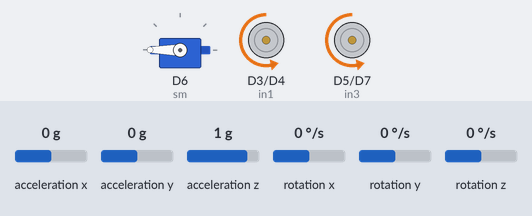
Bench run of a sketch on a simulated ESP8266 (NodeMCU). On the bench: servo, motor-driver pin pairs drawn as motors (green arrow = first pin HIGH = forward, orange = second pin HIGH = backward, longer = more drive, scaled by the enable pin). The test bench sets the inputs (shaded band); at power-on: rotation z 0 °/s, acceleration x 0 g, acceleration y 0 g, acceleration z 1 g, rotation x 0 °/s, rotation y 0 °/s. What the sketch prints to the serial monitor is not drawn.

Above: at 4.2 s.
4.3 s: rotation z set to -192 °/s
At 6.0 s:
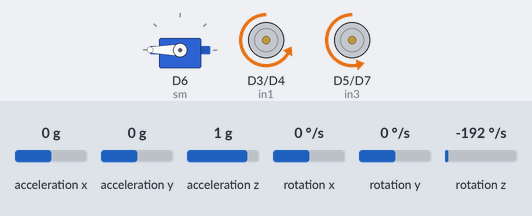
7.3 s: rotation z set to 0 °/s
At 9.5 s:
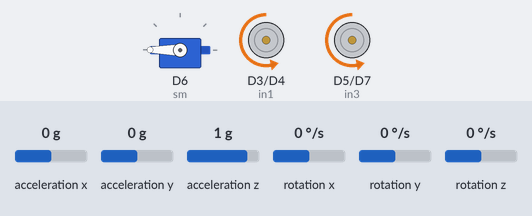
10.3 s: rotation z set to 100 °/s
At 13.0 s:
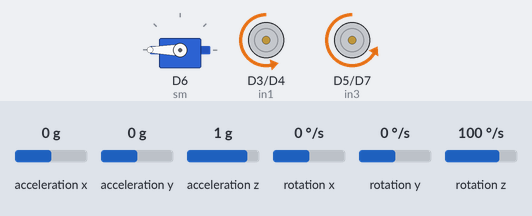
13.3 s: rotation z set to -100 °/s
At 13.9 s:
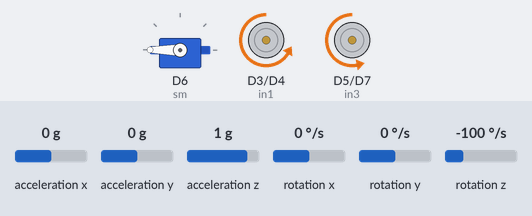
16.3 s: rotation z set to 192 °/s
At 17.7 s:
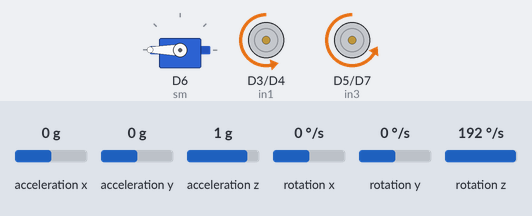
Timing chart, 0 to 19.3 s (numbered marks = the images above; inputs shaded):
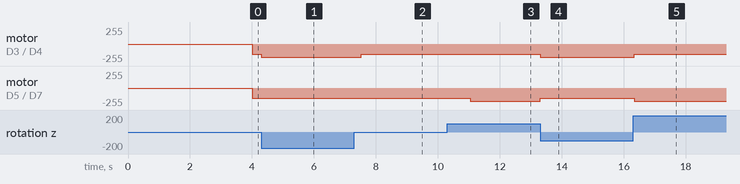

Measured:
- after the input at 4.3 s, motor on D3 (in1) / D4 (in2): backward 150/255 → backward 200/255 at once
- after the input at 7.3 s, motor on D3 (in1) / D4 (in2): backward 200/255 → backward 150/255 after 0.23 s
- after the input at 10.3 s, motor on D5 (in3) / D7 (in4): backward 150/255 → backward 200/255 after 0.75 s
- after the input at 13.3 s, motor on D3 (in1) / D4 (in2): backward 150/255 → backward 200/255 at once; motor on D5 (in3) / D7 (in4): backward 200/255 → backward 150/255 at once
- after the input at 16.3 s, motor on D3 (in1) / D4 (in2): backward 200/255 → backward 150/255 at once; motor on D5 (in3) / D7 (in4): backward 150/255 → backward 200/255 at once

The sketch:

bot3test.ino
```cpp
// Bot 3 Esp Program to Control the movement of the bot and the Servo Motor
// Important Note : Esp8266 is by default active low state
// It means the HIGH State = 0 and LOW  State = 1

// Declaring the Header Files required for the Program
#include <MPU6050_tockn.h>
#include <MobaTools.h>
#include <Wire.h>

// Creating Object for Servo and MPU Sensor
MPU6050 mpu6050(Wire);
MoToServo servo;

// Defining the Pins for Motor Drivers
int ena = D0;
int in1 = D3;
int in2 = D4;
int in3 = D5;
int in4 = D7;
int enb = D8;

// Defining the Pin for Servo Motor Control
int sm = D6;

// Declare Speed Control Values
int linear = 150;
int linear1 = 200;
int turn = 100;

// Declare Variable to Store the Value of MPU 6050
float z = 0;
float z_ang = 0;
float z_cal = 0;
float zg = 0;
// Function to get the angle from MPU Sensor
float mpu() {
    mpu6050.update();
    z = mpu6050.getAngleZ();
    // Serial.print("angleZ : ");
    // Serial.println(z);
    return z;
}


// Function to Move the bot in different Directions
void movement(int direction, float angle=0) {
    if (direction == 0) {
        analogWrite(ena, 0);
        analogWrite(enb, 0);
        Serial.println("Stop");
    }
    if (direction == 1) {
      zg = mpu();
      for(int i=0;i<100;i++)
      {
        z_ang = mpu();
        digitalWrite(in1, LOW);
        digitalWrite(in2, HIGH);
        digitalWrite(in3, LOW);
        digitalWrite(in4, HIGH);
        if(z_ang==zg)
        {
          analogWrite(ena, linear);
          analogWrite(enb, linear);
        }
        if(z_ang>zg)
        {
          analogWrite(ena, linear);
          analogWrite(enb, linear1);
        }
        if(z_ang<zg)
        {
          analogWrite(ena, linear1);
          analogWrite(enb, linear);
        }
        zg = z_ang;
        Serial.println("Forward");
      }
    }
    if (direction == 2) {
        z_ang = mpu();
        z_cal = (-(angle)+z_ang);
        while(z_ang >= z_cal) {
            z_ang = mpu();
            digitalWrite(in1, LOW);
            digitalWrite(in2, HIGH);
            digitalWrite(in3, HIGH);
            digitalWrite(in4, LOW);
            analogWrite(ena, turn);
            analogWrite(enb, turn);
            Serial.println("Clock-Wise Rotation");
        }
        analogWrite(ena, 0);
        analogWrite(enb, 0);
        Serial.println("Stop");
    }
    if (direction == 3) {
        z_ang = mpu();
        z_cal = ((angle)+z_ang);
        while(z_ang <= z_cal) {
            z_ang = mpu();
            digitalWrite(in1, HIGH);
            digitalWrite(in2, LOW);
            digitalWrite(in3, LOW);
            digitalWrite(in4, HIGH);
            analogWrite(ena, turn);
            analogWrite(enb, turn);
            Serial.println("Anti Clock-Wise Rotation");
        }
        analogWrite(ena, 0);
        analogWrite(enb, 0);
        Serial.println("Stop");
    }
    if (direction == 4) {
        digitalWrite(in1, HIGH);
        digitalWrite(in2, LOW);
        digitalWrite(in3, HIGH);
        digitalWrite(in4, LOW);
        analogWrite(ena, linear);
        analogWrite(enb, linear);
        Serial.println("Backward");
        delay(1000);
    }
}
// Function to control Servo Motor
void servo_control(int pos) {
    if (pos == 0) servo.write(0);
    if (pos == 1) servo.write(180);
}

void setup() {
    // Set Up esp8266 as Output or Input
    pinMode(ena, OUTPUT);
    pinMode(in1, OUTPUT);
    pinMode(in2, OUTPUT);
    pinMode(in3, OUTPUT);
    pinMode(in4, OUTPUT);
    pinMode(enb, OUTPUT);

    // Attach Servo Motor Signal Pin
    servo.attach(sm);

    // On Boot Set Speed Control Pins to zero
    analogWrite(ena, 0);
    analogWrite(enb, 0);
    delay(3000);
    servo_control(0);

    // Use ESP8266 serial to monitor the process
    // Note: Change your bps at the serial monitor to the below mentioned Value
    Serial.begin(115200);

    //Initialize the I2C Communication
    Wire.begin();
    // Initialize the MPU 6050 Sensor
    mpu6050.begin();
    z_cal  = mpu();
}

// Loop the neccessary Functions
void loop() {
    servo_control(1);
    delay(1000);
    movement(1);
    movement(1);
    movement(1);
    movement(1);
    servo_control(0);
//    movement(2, 90);
//    delay(1000);
//    servo_control(0);
//    delay(1000);
//    movement(3, 90);
//    delay(500);
//    movement(0);
//    servo_control(1);
//    delay(2000);
}
```
